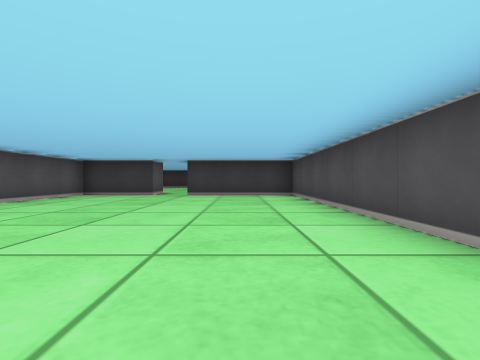
View 1 (above)

23 first-person views from a walk through a cub3D ray-caster map. The camera is about half as high as the walls, looks level and sees 85° across. The floor is counted in squares. Each view is taken from the middle of a square. On the plan, view 1 faces up. The plan holds only what a view shows up to about 9 squares ahead; the rest is blank.

View 2
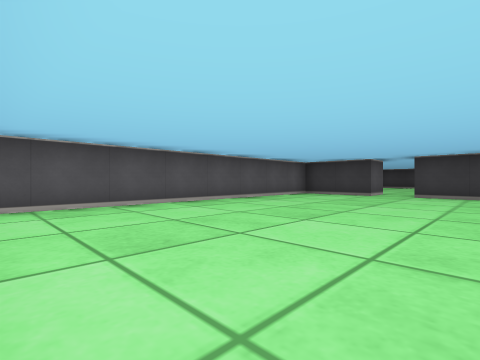

View 3
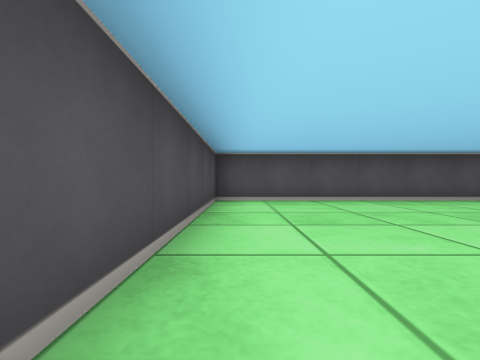

View 4
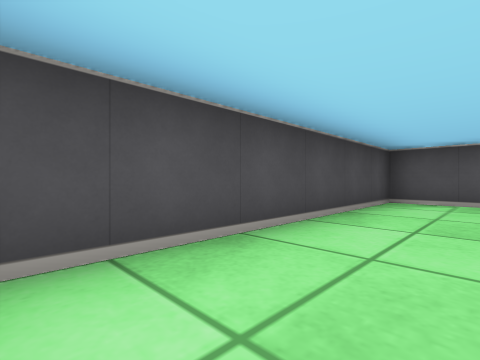

View 5
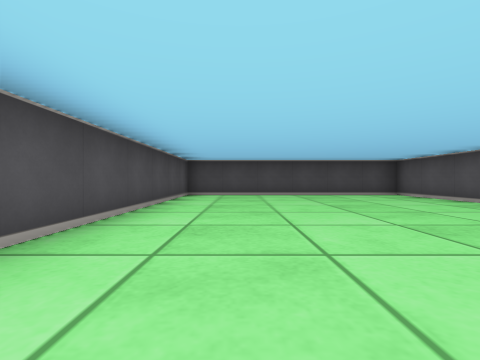

View 6
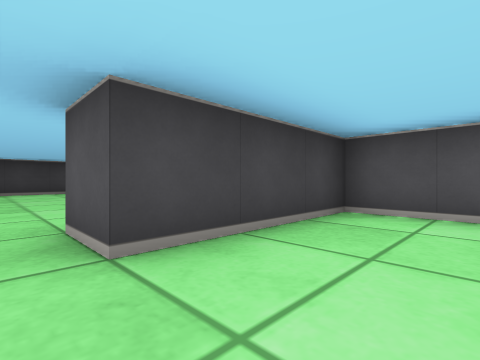

View 7
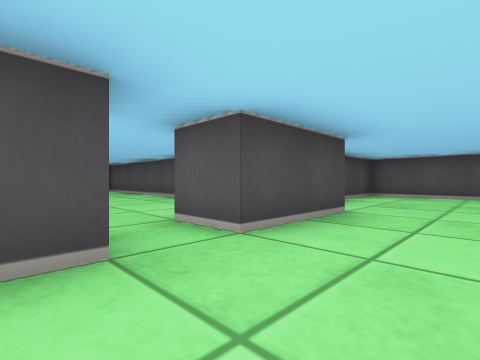

View 8
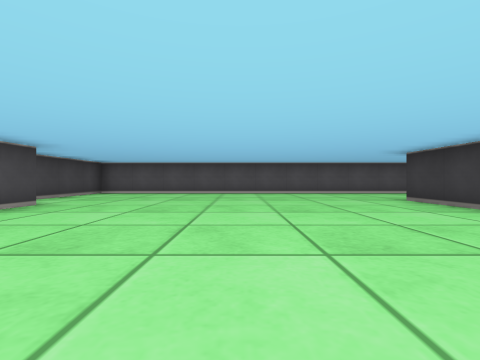

View 9
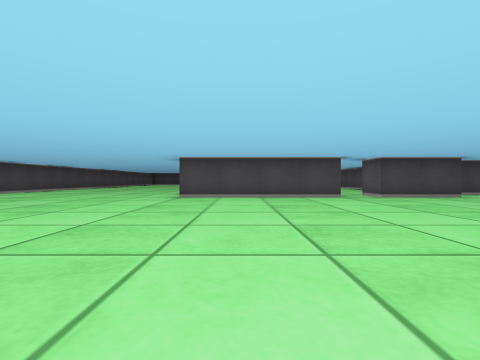

View 10
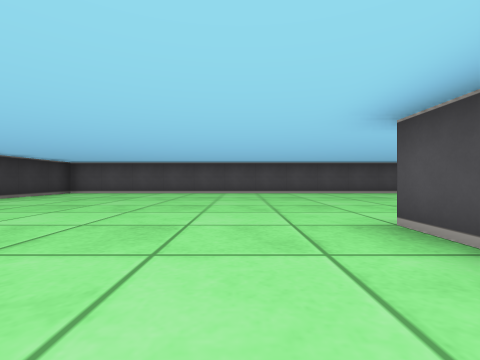

View 11
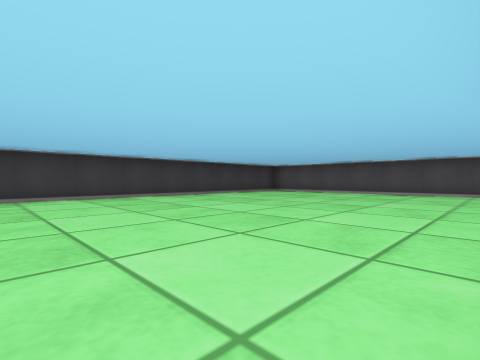

View 12
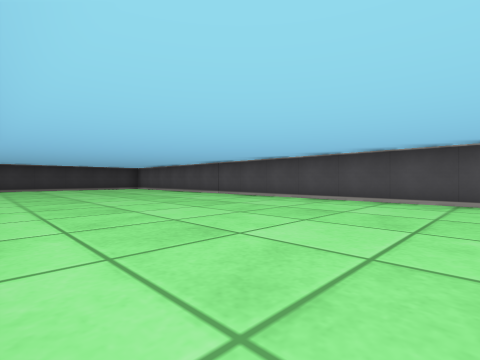

View 13
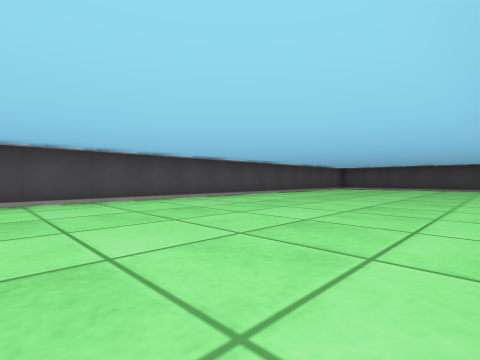

View 14
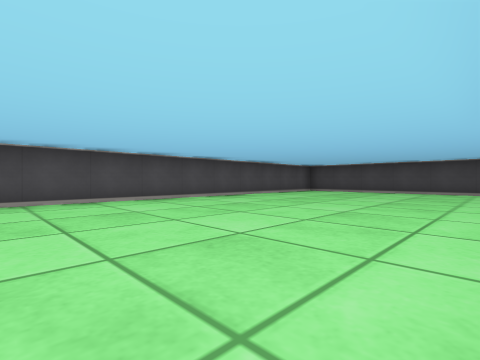

View 15
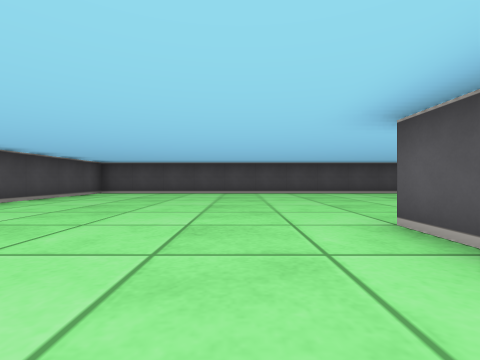

View 16
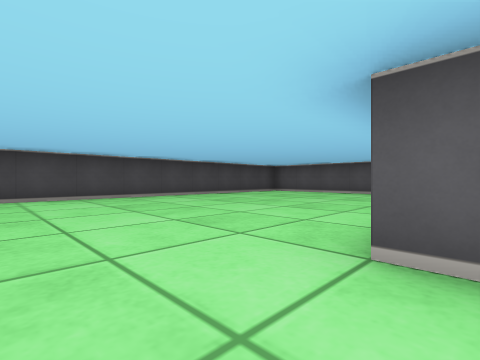

View 17
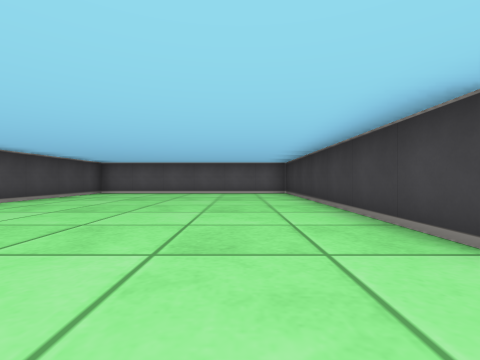

View 18
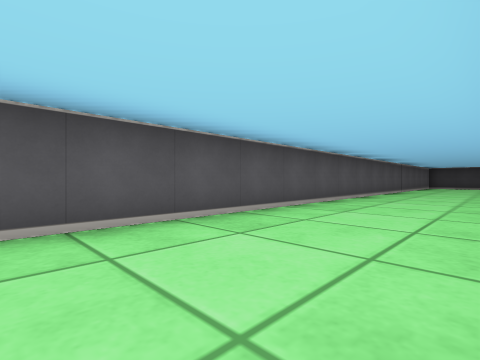

View 19
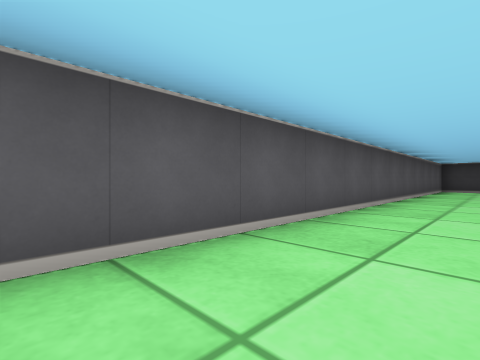

View 20
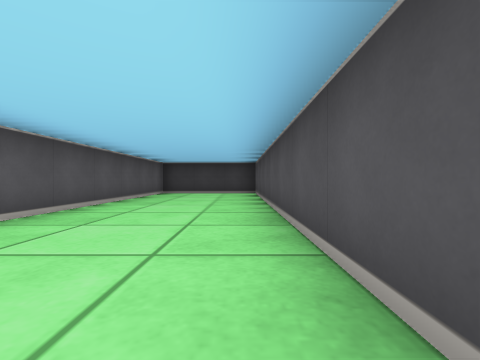

View 21
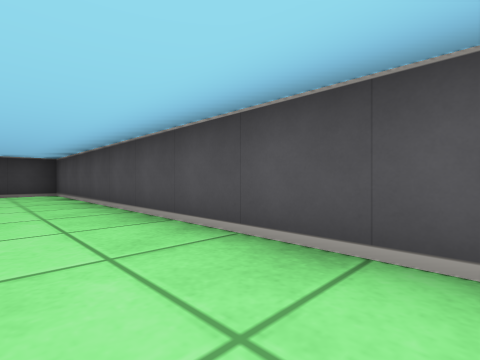

View 22
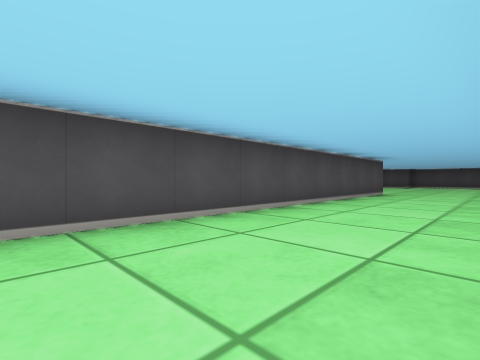

View 23
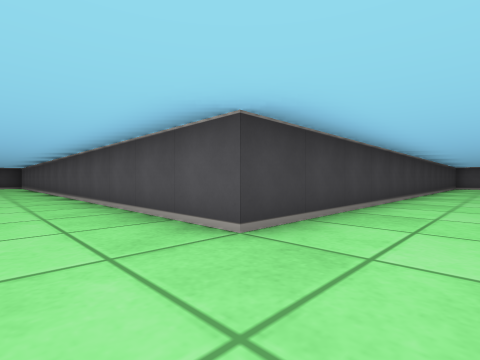

### Floor plan
Points are (right, up) in squares from view 1. A wall is a line through its corners. A room is listed if a view was taken in it or the views show most of it. See-through windows are left out.
Room 1 (views 1, 2, 3, 4, 5, 6)
walls: (-2.5, 8.5) (-2.5, 7.5) (-4.5, 7.5) (-4.5, -0.5) (1.5, -0.5) (1.5, 7.5) (-1.5, 7.5) (-1.5, 8.5)
ways out: opening at (-2, 8) to room 2
Room 2 (views 7, 8, 9, 10, 11, 12, 13, 14, 15, 16, 17, 18, 19, 20, 21, 22, 23)
walls: (-1.5, 8.5) (2.5, 8.5); (-4.5, 8.5) (-2.5, 8.5); (2.5, -0.6) (2.5, -1.5) (-4.5, -1.5) (-4.5, -7.5) (8.5, -7.5) (8.5, 15.5) (-5.5, 15.5) (-5.5, 30.5) (-8.5, 30.5) (-8.5, 7.5) (-5.2, 7.5)
ways out: opening at (-2, 8) to room 1

Positions as (right, up) in squares from view 1, and headings:
1: (0, 0), facing up
2: (0, 0), facing up-left
3: (1, 0), facing left
4: (1, 1), facing down-left
5: (0, 7), facing down
6: (-2, 6), facing up-right
7: (-1, 10), facing down-left
8: (0, 12), facing left
9: (1, 15), facing down
10: (0, 10), facing right
11: (0, 9), facing up-right
12: (3, 3), facing up-right
13: (3, 5), facing down-right
14: (3, 2), facing down-right
15: (4, 1), facing down
16: (4, -1), facing down-left
17: (4, -3), facing left
18: (-6, 15), facing up-left
19: (-7, 19), facing up-left
20: (-6, 22), facing up
21: (-7, 22), facing up-right
22: (-8, 24), facing down-right
23: (-7, 14), facing up-right
